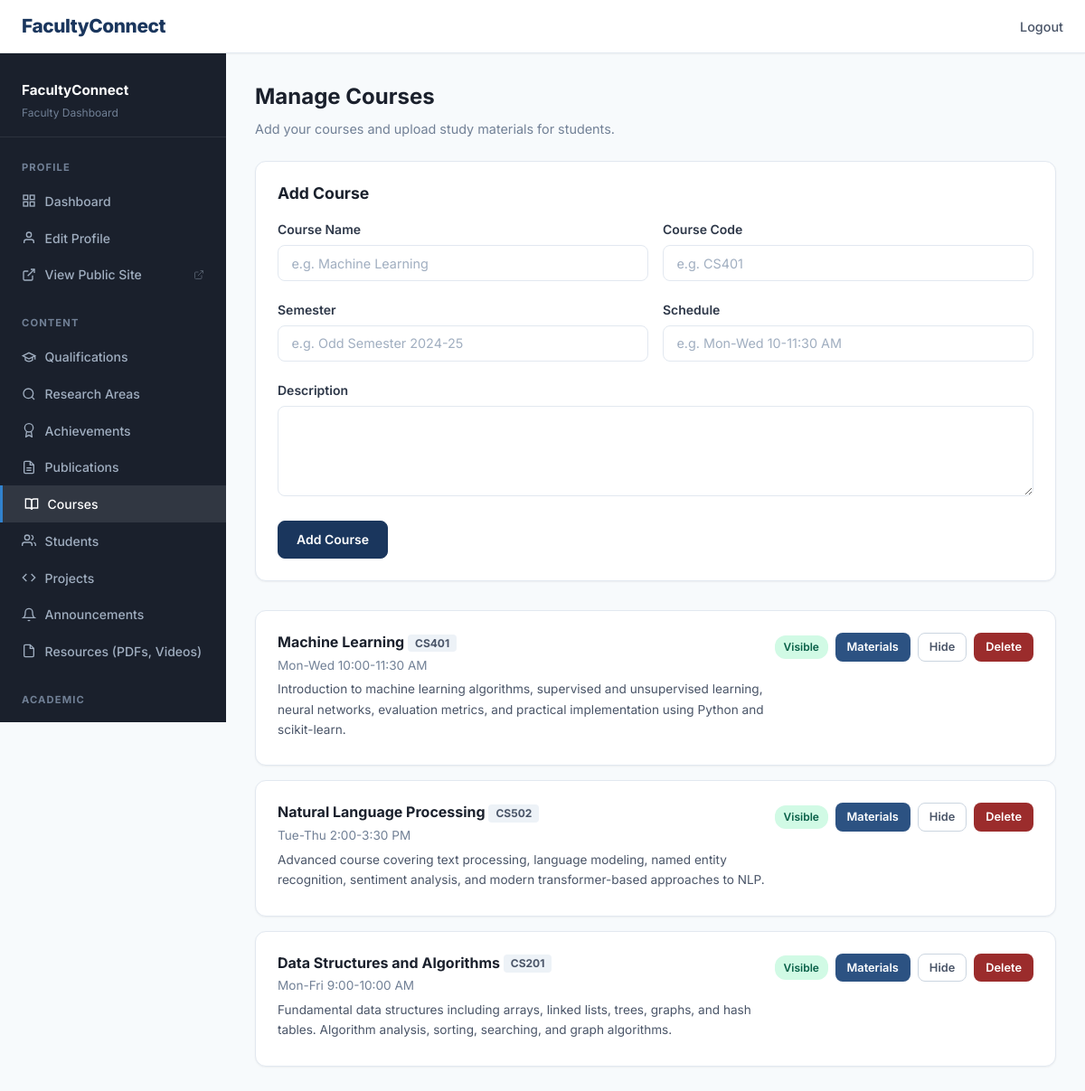
Screenshot of /dashboard/courses (signed in) with the database file from the repository.
### tables this page shows
CREATE TABLE courses (
            id INTEGER PRIMARY KEY AUTOINCREMENT,
            faculty_id INTEGER NOT NULL,
            name TEXT NOT NULL,
            code TEXT DEFAULT '',
            description TEXT DEFAULT '',
            semester TEXT DEFAULT '',
            schedule TEXT DEFAULT '',
            is_published INTEGER DEFAULT 1,
            FOREIGN KEY (faculty_id) REFERENCES faculty(id) ON DELETE CASCADE
        );

### app.py (the view, shortened to what this page needs)
@app.route('/dashboard/courses', methods=['GET', 'POST'])
@fresh_login_required
def manage_courses():
    db = get_db()
    fid = g.faculty['id']
    items = db.execute('SELECT * FROM courses WHERE faculty_id=?', (fid,)).fetchall()
    return render_template('faculty/manage_courses.html', faculty=g.faculty, items=items)

### app.py (called while the page is built, shortened)
def get_platform_db():
    try:
        if 'platform_db' not in g:
            g.platform_db = sqlite3.connect(app.config['DATABASE'], timeout=15)
            g.platform_db.row_factory = sqlite3.Row
            g.platform_db.execute('PRAGMA foreign_keys = ON')
            try:
                g.platform_db.execute('PRAGMA journal_mode = WAL')
            except Exception:
                pass
        return g.platform_db
    except RuntimeError:
        db = sqlite3.connect(app.config['DATABASE'], timeout=15)
        db.row_factory = sqlite3.Row
        db.execute('PRAGMA foreign_keys = ON')
        return db

def get_db():
    if 'db' not in g:
        fid = None
        try:
            fid = session.get('faculty_id')
        except RuntimeError:
            pass
        if fid:
            pdb = get_platform_db()
            row = pdb.execute('SELECT is_detached FROM faculty WHERE id = ?', (fid,)).fetchone()
        g.db = sqlite3.connect(app.config['DATABASE'], timeout=15)
        g.db.row_factory = sqlite3.Row
        g.db.execute('PRAGMA foreign_keys = ON')
        try:
            g.db.execute('PRAGMA journal_mode = WAL')
        except Exception:
            pass
        g._using_independent_db = False
    return g.db

def get_faculty_by_id(fid):
    pdb = get_platform_db()
    return pdb.execute('SELECT * FROM faculty WHERE id = ?', (fid,)).fetchone()

def fresh_login_required(f):
    @wraps(f)
    def decorated(*args, **kwargs):
        if 'faculty_id' not in session:
            flash('Please log in.', 'warning')
            return redirect(url_for('login'))
        faculty = get_faculty_by_id(session['faculty_id'])
        if not faculty or not faculty['is_active']:
            session.clear()
            flash('Account not found or deactivated.', 'danger')
            return redirect(url_for('login'))
        g.faculty = faculty
        return f(*args, **kwargs)
    return decorated

@app.context_processor
def inject_admin_counts():
    try:
        pdb = get_platform_db()
        return {
            'pending_migrations_count': pdb.execute("SELECT COUNT(*) c FROM migration_requests WHERE status='pending'").fetchone()['c'],
            'unresolved_threats_count': pdb.execute('SELECT COUNT(*) c FROM threats WHERE is_resolved=0').fetchone()['c'],
        }
    except Exception:
        return {'pending_migrations_count': 0, 'unresolved_threats_count': 0}

### templates/faculty/manage_courses.html (shortened to what this page needs)
<!DOCTYPE html>
<html lang="en">
<head>
    <link rel="stylesheet" href="{{ url_for('static', filename='css/style.css') }}">
</head>
<body>
    <nav class="navbar"><div class="container"><a href="{{ url_for('faculty_dashboard') }}" class="navbar-brand">FacultyConnect</a><ul class="navbar-nav"><li><a href="{{ url_for('logout') }}">Logout</a></li></ul></div></nav>
    <div class="dashboard-layout">
        {% set active_page = 'courses' %}
        {% include 'faculty/_sidebar.html' %}
        <main class="dashboard-content">
            <h1 style="font-size: 1.5rem; margin-bottom: 0.5rem;">Manage Courses</h1>
            <p style="color: #718096; font-size: 0.9rem; margin-bottom: 1.5rem;">Add your courses and upload study materials for students.</p>
            <div class="card" style="margin-bottom: 2rem;">
                <h3 style="font-size: 1.1rem; margin-bottom: 1rem;">Add Course</h3>
                <form method="POST" action="{{ url_for('manage_courses') }}">
                    <div class="form-row">
                        <div class="form-group">
                            <label for="name">Course Name</label>
                            <input type="text" id="name" name="name" class="form-control" placeholder="e.g. Machine Learning" required>
                        </div>
                        <div class="form-group">
                            <label for="code">Course Code</label>
                            <input type="text" id="code" name="code" class="form-control" placeholder="e.g. CS401">
                        </div>
                    </div>
                    <div class="form-row">
                        <div class="form-group">
                            <label for="semester">Semester</label>
                            <input type="text" id="semester" name="semester" class="form-control" placeholder="e.g. Odd Semester 2024-25">
                        </div>
                        <div class="form-group">
                            <label for="schedule">Schedule</label>
                            <input type="text" id="schedule" name="schedule" class="form-control" placeholder="e.g. Mon-Wed 10-11:30 AM">
                        </div>
                    </div>
                    <div class="form-group">
                        <label for="description">Description</label>
                        <textarea id="description" name="description" class="form-control" rows="2"></textarea>
                    </div>
                    <button type="submit" class="btn btn-primary">Add Course</button>
                </form>
            </div>
            {% if items %}
            {% for c in items %}
            <div class="card" style="margin-bottom: 1rem;">
                <div style="display: flex; justify-content: space-between; align-items: flex-start;">
                    <div style="flex: 1;">
                        <h4 style="font-size: 1rem; margin-bottom: 0.25rem;">{{ c.name }} {% if c.code %}<span style="background: #edf2f7; padding: 0.15rem 0.5rem; border-radius: 4px; font-size: 0.75rem; color: #4a5568;">{{ c.code }}</span>{% endif %}</h4>
                        {% if c.schedule %}<p style="color: #718096; font-size: 0.85rem; margin: 0.25rem 0;">{{ c.schedule }}</p>{% endif %}
                        {% if c.description %}<p style="color: #4a5568; font-size: 0.85rem; margin: 0.25rem 0;">{{ c.description }}</p>{% endif %}
                    </div>
                    <div style="display: flex; align-items: center; gap: 0.5rem;">
                        <span class="status-{{ 'active' if c.is_published else 'inactive' }}">{{ 'Visible' if c.is_published else 'Hidden' }}</span>
                        <a href="{{ url_for('manage_materials', course_id=c.id) }}" class="btn btn-sm btn-accent">Materials</a>
                        <form method="POST" style="display: inline;"><button type="submit" class="btn btn-sm btn-outline">{{ 'Hide' if c.is_published else 'Show' }}</button></form>
                        <form method="POST" style="display: inline;" onsubmit="return confirm('Delete course and all its materials?')"><button type="submit" class="btn btn-sm btn-danger">Delete</button></form>
                    </div>
                </div>
            </div>
            {% endfor %}
            {% else %}
            <div class="empty-state"><h3>No courses added yet</h3></div>
            {% endif %}
        </main>
    </div>
</body>
</html>

### static/css/style.css (style rules this page uses)
:root { --primary: #1a365d; --primary-light: #2b4c7e; --primary-dark: #0f2440; --accent: #2c5282; --accent-light: #3182ce; --accent-hover: #2b6cb0; --success: #276749; --success-light: #38a169; --warning: #975a16; --warning-light: #d69e2e; --danger: #9b2c2c; --danger-light: #e53e3e; --info: #2b6cb0; --info-light: #4299e1; --gray-50: #f7fafc; --gray-100: #edf2f7; --gray-200: #e2e8f0; --gray-300: #cbd5e0; --gray-400: #a0aec0; --gray-500: #718096; --gray-600: #4a5568; --gray-700: #2d3748; --gray-800: #1a202c; --gray-900: #171923; --white: #ffffff; --font-sans: 'Inter', -apple-system, BlinkMacSystemFont, 'Segoe UI', Roboto, sans-serif; --font-serif: 'Merriweather', Georgia, serif; --shadow-sm: 0 1px 2px rgba(0,0,0,0.05); --shadow: 0 1px 3px rgba(0,0,0,0.1), 0 1px 2px rgba(0,0,0,0.06); --shadow-md: 0 4px 6px rgba(0,0,0,0.07), 0 2px 4px rgba(0,0,0,0.06); --shadow-lg: 0 10px 25px rgba(0,0,0,0.1), 0 4px 6px rgba(0,0,0,0.05); --shadow-xl: 0 20px 40px rgba(0,0,0,0.12); --radius: 8px; --radius-lg: 12px; --radius-xl: 16px; --transition: all 0.2s ease; --transition-slow: all 0.3s ease; }
*, *::before, *::after { margin: 0; padding: 0; box-sizing: border-box; }
html { scroll-behavior: smooth; font-size: 16px; -webkit-font-smoothing: antialiased; -moz-osx-font-smoothing: grayscale; }
body { font-family: var(--font-sans); color: var(--gray-700); background: var(--gray-50); line-height: 1.65; min-height: 100vh; }
a { color: var(--accent-light); text-decoration: none; transition: var(--transition); }
h1, h2, h3, h4, h5, h6 { color: var(--gray-800); line-height: 1.3; margin-bottom: 0.5em; font-weight: 700; }
.container { max-width: 1200px; margin: 0 auto; padding: 0 1.5rem; }
.navbar { background: var(--white); border-bottom: 1px solid var(--gray-200); padding: 0.75rem 0; position: sticky; top: 0; z-index: 100; box-shadow: var(--shadow-sm); backdrop-filter: blur(8px); background: rgba(255,255,255,0.95); }
.navbar .container { display: flex; justify-content: space-between; align-items: center; }
.navbar-brand { font-size: 1.3rem; font-weight: 800; color: var(--primary); text-decoration: none; letter-spacing: -0.02em; }
.navbar-nav { display: flex; gap: 1.5rem; list-style: none; align-items: center; }
.navbar-nav a { color: var(--gray-600); font-weight: 500; font-size: 0.9rem; padding: 0.25rem 0; position: relative; }
.navbar-nav a::after { content: ''; position: absolute; bottom: -2px; left: 0; width: 0; height: 2px; background: var(--accent-light); transition: width 0.2s ease; }
.btn { display: inline-flex; align-items: center; gap: 0.5rem; padding: 0.625rem 1.25rem; border: 1px solid transparent; border-radius: var(--radius); font-family: var(--font-sans); font-size: 0.875rem; font-weight: 600; cursor: pointer; transition: var(--transition); text-decoration: none; line-height: 1.4; white-space: nowrap; }
.btn-primary { background: var(--primary); color: var(--white); border-color: var(--primary); }
.btn-accent { background: var(--accent); color: var(--white); }
.btn-danger { background: var(--danger); color: var(--white); }
.btn-outline { background: transparent; border-color: var(--gray-300); color: var(--gray-600); }
.btn-sm { padding: 0.375rem 0.75rem; font-size: 0.8rem; }
.form-group { margin-bottom: 1.25rem; }
.form-group label { display: block; margin-bottom: 0.375rem; font-weight: 600; font-size: 0.875rem; color: var(--gray-700); }
.form-control { width: 100%; padding: 0.65rem 0.9rem; border: 1.5px solid var(--gray-200); border-radius: var(--radius); font-family: var(--font-sans); font-size: 0.9rem; color: var(--gray-700); background: var(--white); transition: var(--transition); }
.form-control::placeholder { color: var(--gray-400); }
textarea.form-control { resize: vertical; min-height: 100px; }
.form-row { display: grid; grid-template-columns: 1fr 1fr; gap: 1rem; }
.card { background: var(--white); border: 1px solid var(--gray-200); border-radius: var(--radius-lg); padding: 1.5rem; box-shadow: var(--shadow-sm); transition: var(--transition); }
.dashboard-layout { display: grid; grid-template-columns: 250px 1fr; min-height: calc(100vh - 60px); }
.dashboard-content { padding: 2rem; background: var(--gray-50); min-height: 100%; }
.status-active, .status-ongoing, .status-completed, .status-inactive { display: inline-block; padding: 0.2rem 0.6rem; border-radius: 12px; font-size: 0.75rem; font-weight: 600; }
.status-active { background: #d1fae5; color: #065f46; }

### rows the page displays
courses: name "Machine Learning", code "CS401", schedule "Mon-Wed 10:00-11:30 AM", description "Introduction to machine learning algorithms, supervised and unsupervised learning, neural networks, evaluation metrics, and practical implementation using Python and scikit-learn.", is_published "Visible", is_published "Hide"
courses: name "Natural Language Processing", code "CS502", schedule "Tue-Thu 2:00-3:30 PM", description "Advanced course covering text processing, language modeling, named entity recognition, sentiment analysis, and modern transformer-based approaches to NLP.", is_published "Visible", is_published "Hide"
courses: name "Data Structures and Algorithms", code "CS201", schedule "Mon-Fri 9:00-10:00 AM", description "Fundamental data structures including arrays, linked lists, trees, graphs, and hash tables. Algorithm analysis, sorting, searching, and graph algorithms.", is_published "Visible", is_published "Hide"
